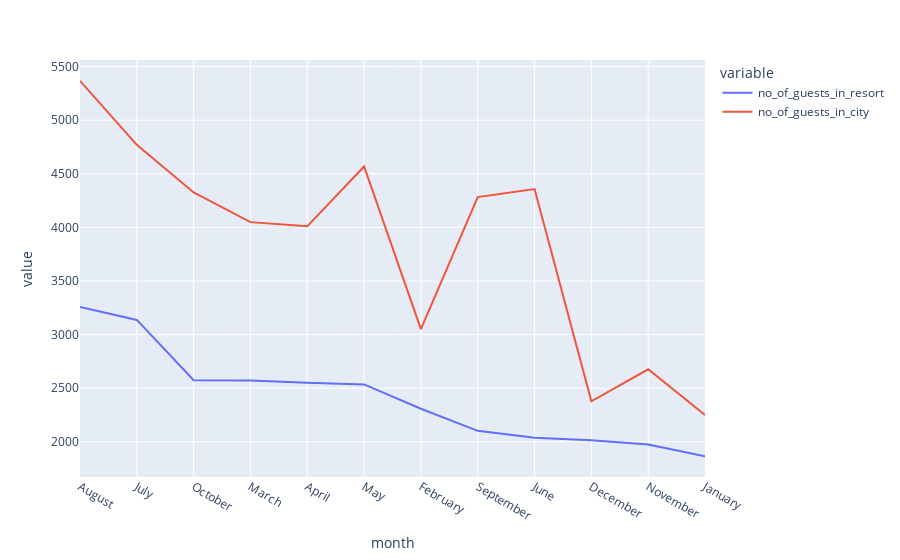

Write notebook code for a chart like this one.
### Code cell
px.line(data_frame =final_rush, x = 'month', y = ['no_of_guests_in_resort','no_of_guests_in_city'])

### Figure 1 — Plotly figure (JSON) as saved in the notebook; plotly's stock layout.template omitted (floating-point values rounded to 4 significant figures)
{"data": [{"hovertemplate": "variable=no_of_guests_in_resort<br>month=%{x}<br>value=%{y}<extra></extra>", "legendgroup": "no_of_guests_in_resort", "line": {"color": "#636efa", "dash": "solid"}, "marker": {"symbol": "circle"}, "mode": "lines", "name": "no_of_guests_in_resort", "orientation": "v", "showlegend": true, "type": "scatter", "x": ["August", "July", "October", "March", "April", "May", "February", "September", "June", "December", "November", "January"], "xaxis": "x", "y": [3257, 3137, 2575, 2571, 2550, 2535, 2308, 2102, 2037, 2014, 1975, 1866], "yaxis": "y"}, {"hovertemplate": "variable=no_of_guests_in_city<br>month=%{x}<br>value=%{y}<extra></extra>", "legendgroup": "no_of_guests_in_city", "line": {"color": "#EF553B", "dash": "solid"}, "marker": {"symbol": "circle"}, "mode": "lines", "name": "no_of_guests_in_city", "orientation": "v", "showlegend": true, "type": "scatter", "x": ["August", "July", "October", "March", "April", "May", "February", "September", "June", "December", "November", "January"], "xaxis": "x", "y": [5367, 4770, 4326, 4049, 4010, 4568, 3051, 4283, 4358, 2377, 2676, 2249], "yaxis": "y"}], "layout": {"legend": {"title": {"text": "variable"}, "tracegroupgap": 0}, "margin": {"t": 60}, "xaxis": {"anchor": "y", "domain": [0, 1], "title": {"text": "month"}}, "yaxis": {"anchor": "x", "domain": [0, 1], "title": {"text": "value"}}}}
